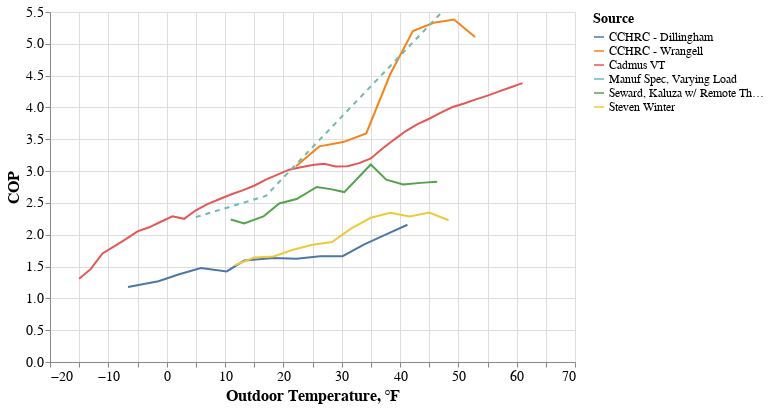

The cell this chart's notebook holds for it:
### Code cell
line1 = alt.Chart(df.query('field_study == True')).mark_line().encode(
    x = 'temperature',
    y = 'cop',
    color = 'source:N',
    #opacity = 'Selected:N',
)
line2 = alt.Chart(df.query('field_study == False')).mark_line(strokeDash=[5,5]).encode(
    x = alt.X('temperature', axis=alt.Axis(title='Outdoor Temperature, ℉')),
    y = alt.Y('cop', axis=alt.Axis(title='COP')),
    color = alt.Color('source:N', legend=alt.Legend(title="Source")),
    #opacity = 'Selected:N',
)
line1 + line2

### Figure 1 — Vega-Lite specification as saved in the notebook (floating-point values rounded to 4 significant figures)
{"$schema": "https://vega.github.io/schema/vega-lite/v2.6.0.json", "config": {"axis": {"labelFontSize": 14, "titleFontSize": 16}, "legend": {"labelFontSize": 12, "titleFontSize": 14}, "view": {"height": 350, "width": 525}}, "datasets": {"data-a3e6e4a72c701d963423593c2be48d4b": [{"cop": 2.277, "field_study": false, "hspf": null, "source": "Manuf Spec, Varying Load", "temperature": 5}, {"cop": 2.61, "field_study": false, "hspf": null, "source": "Manuf Spec, Varying Load", "temperature": 17}, {"cop": 5.481, "field_study": false, "hspf": null, "source": "Manuf Spec, Varying Load", "temperature": 47}], "data-e266ccdc4c9f3bf4ee9d2598dabc2dd2": [{"cop": 2.24, "field_study": true, "hspf": 13.4, "source": "Seward, Kaluza w/ Remote Therm", "temperature": 10.98}, {"cop": 2.179, "field_study": true, "hspf": 13.4, "source": "Seward, Kaluza w/ Remote Therm", "temperature": 13.28}, {"cop": 2.287, "field_study": true, "hspf": 13.4, "source": "Seward, Kaluza w/ Remote Therm", "temperature": 16.58}, {"cop": 2.492, "field_study": true, "hspf": 13.4, "source": "Seward, Kaluza w/ Remote Therm", "temperature": 19.3}, {"cop": 2.56, "field_study": true, "hspf": 13.4, "source": "Seward, Kaluza w/ Remote Therm", "temperature": 22.28}, {"cop": 2.751, "field_study": true, "hspf": 13.4, "source": "Seward, Kaluza w/ Remote Therm", "temperature": 25.73}, {"cop": 2.717, "field_study": true, "hspf": 13.4, "source": "Seward, Kaluza w/ Remote Therm", "temperature": 28.09}, {"cop": 2.67, "field_study": true, "hspf": 13.4, "source": "Seward, Kaluza w/ Remote Therm", "temperature": 30.45}, {"cop": 3.103, "field_study": true, "hspf": 13.4, "source": "Seward, Kaluza w/ Remote Therm", "temperature": 34.99}, {"cop": 2.864, "field_study": true, "hspf": 13.4, "source": "Seward, Kaluza w/ Remote Therm", "temperature": 37.64}, {"cop": 2.791, "field_study": true, "hspf": 13.4, "source": "Seward, Kaluza w/ Remote Therm", "temperature": 40.52}, {"cop": 2.815, "field_study": true, "hspf": 13.4, "source": "Seward, Kaluza w/ Remote Therm", "temperature": 43.55}, {"cop": 2.832, "field_study": true, "hspf": 13.4, "source": "Seward, Kaluza w/ Remote Therm", "temperature": 46.38}, {"cop": 1.178, "field_study": true, "hspf": 10, "source": "CCHRC - Dillingham", "temperature": -6.629}, {"cop": 1.269, "field_study": true, "hspf": 10, "source": "CCHRC - Dillingham", "temperature": -1.409}, {"cop": 1.376, "field_study": true, "hspf": 10, "source": "CCHRC - Dillingham", "temperature": 2.027}, {"cop": 1.475, "field_study": true, "hspf": 10, "source": "CCHRC - Dillingham", "temperature": 5.859}, {"cop": 1.423, "field_study": true, "hspf": 10, "source": "CCHRC - Dillingham", "temperature": 10.29}, {"cop": 1.594, "field_study": true, "hspf": 10, "source": "CCHRC - Dillingham", "temperature": 13.32}, {"cop": 1.633, "field_study": true, "hspf": 10, "source": "CCHRC - Dillingham", "temperature": 18.24}, {"cop": 1.622, "field_study": true, "hspf": 10, "source": "CCHRC - Dillingham", "temperature": 22.28}, {"cop": 1.66, "field_study": true, "hspf": 10, "source": "CCHRC - Dillingham", "temperature": 26.29}, {"cop": 1.663, "field_study": true, "hspf": 10, "source": "CCHRC - Dillingham", "temperature": 30.15}, {"cop": 1.844, "field_study": true, "hspf": 10, "source": "CCHRC - Dillingham", "temperature": 33.79}, {"cop": 2.004, "field_study": true, "hspf": 10, "source": "CCHRC - Dillingham", "temperature": 37.62}, {"cop": 2.157, "field_study": true, "hspf": 10, "source": "CCHRC - Dillingham", "temperature": 41.28}, {"cop": 3.075, "field_study": true, "hspf": 12, "source": "CCHRC - Wrangell", "temperature": 22.16}, {"cop": 3.388, "field_study": true, "hspf": 12, "source": "CCHRC - Wrangell", "temperature": 26.16}, {"cop": 3.456, "field_study": true, "hspf": 12, "source": "CCHRC - Wrangell", "temperature": 30.27}, {"cop": 3.592, "field_study": true, "hspf": 12, "source": "CCHRC - Wrangell", "temperature": 34.22}, {"cop": 4.525, "field_study": true, "hspf": 12, "source": "CCHRC - Wrangell", "temperature": 38.34}, {"cop": 5.2, "field_study": true, "hspf": 12, "source": "CCHRC - Wrangell", "temperature": 42.21}, {"cop": 5.331, "field_study": true, "hspf": 12, "source": "CCHRC - Wrangell", "temperature": 45.76}, {"cop": 5.383, "field_study": true, "hspf": 12, "source": "CCHRC - Wrangell", "temperature": 49.25}, {"cop": 5.106, "field_study": true, "hspf": 12, "source": "CCHRC - Wrangell", "temperature": 52.87}, {"cop": 1.307, "field_study": true, "hspf": 11.91, "source": "Cadmus VT", "temperature": -15}, {"cop": 1.463, "field_study": true, "hspf": 11.91, "source": "Cadmus VT", "temperature": -13}, {"cop": 1.706, "field_study": true, "hspf": 11.91, "source": "Cadmus VT", "temperature": -11}, {"cop": 1.817, "field_study": true, "hspf": 11.91, "source": "Cadmus VT", "temperature": -9}, {"cop": 1.93, "field_study": true, "hspf": 11.91, "source": "Cadmus VT", "temperature": -7}, {"cop": 2.052, "field_study": true, "hspf": 11.91, "source": "Cadmus VT", "temperature": -5}, {"cop": 2.117, "field_study": true, "hspf": 11.91, "source": "Cadmus VT", "temperature": -3}, {"cop": 2.204, "field_study": true, "hspf": 11.91, "source": "Cadmus VT", "temperature": -1}, {"cop": 2.289, "field_study": true, "hspf": 11.91, "source": "Cadmus VT", "temperature": 1}, {"cop": 2.25, "field_study": true, "hspf": 11.91, "source": "Cadmus VT", "temperature": 3}, {"cop": 2.384, "field_study": true, "hspf": 11.91, "source": "Cadmus VT", "temperature": 5}, {"cop": 2.48, "field_study": true, "hspf": 11.91, "source": "Cadmus VT", "temperature": 7}, {"cop": 2.558, "field_study": true, "hspf": 11.91, "source": "Cadmus VT", "temperature": 9}, {"cop": 2.632, "field_study": true, "hspf": 11.91, "source": "Cadmus VT", "temperature": 11}, {"cop": 2.697, "field_study": true, "hspf": 11.91, "source": "Cadmus VT", "temperature": 13}, {"cop": 2.77, "field_study": true, "hspf": 11.91, "source": "Cadmus VT", "temperature": 15}, {"cop": 2.866, "field_study": true, "hspf": 11.91, "source": "Cadmus VT", "temperature": 17}, {"cop": 2.944, "field_study": true, "hspf": 11.91, "source": "Cadmus VT", "temperature": 19}, {"cop": 3.022, "field_study": true, "hspf": 11.91, "source": "Cadmus VT", "temperature": 21}, {"cop": 3.059, "field_study": true, "hspf": 11.91, "source": "Cadmus VT", "temperature": 23}, {"cop": 3.094, "field_study": true, "hspf": 11.91, "source": "Cadmus VT", "temperature": 25}, {"cop": 3.114, "field_study": true, "hspf": 11.91, "source": "Cadmus VT", "temperature": 27}, {"cop": 3.074, "field_study": true, "hspf": 11.91, "source": "Cadmus VT", "temperature": 29}, {"cop": 3.076, "field_study": true, "hspf": 11.91, "source": "Cadmus VT", "temperature": 31}, {"cop": 3.125, "field_study": true, "hspf": 11.91, "source": "Cadmus VT", "temperature": 33}, {"cop": 3.198, "field_study": true, "hspf": 11.91, "source": "Cadmus VT", "temperature": 35}, {"cop": 3.355, "field_study": true, "hspf": 11.91, "source": "Cadmus VT", "temperature": 37}, {"cop": 3.495, "field_study": true, "hspf": 11.91, "source": "Cadmus VT", "temperature": 39}, {"cop": 3.629, "field_study": true, "hspf": 11.91, "source": "Cadmus VT", "temperature": 41}, {"cop": 3.737, "field_study": true, "hspf": 11.91, "source": "Cadmus VT", "temperature": 43}, {"cop": 3.823, "field_study": true, "hspf": 11.91, "source": "Cadmus VT", "temperature": 45}, {"cop": 3.919, "field_study": true, "hspf": 11.91, "source": "Cadmus VT", "temperature": 47}, {"cop": 4.007, "field_study": true, "hspf": 11.91, "source": "Cadmus VT", "temperature": 49}, {"cop": 4.063, "field_study": true, "hspf": 11.91, "source": "Cadmus VT", "temperature": 51}, {"cop": 4.127, "field_study": true, "hspf": 11.91, "source": "Cadmus VT", "temperature": 53}, {"cop": 4.185, "field_study": true, "hspf": 11.91, "source": "Cadmus VT", "temperature": 55}, {"cop": 4.253, "field_study": true, "hspf": 11.91, "source": "Cadmus VT", "temperature": 57}, {"cop": 4.318, "field_study": true, "hspf": 11.91, "source": "Cadmus VT", "temperature": 59}, {"cop": 4.382, "field_study": true, "hspf": 11.91, "source": "Cadmus VT", "temperature": 61}, {"cop": 1.521, "field_study": true, "hspf": 10.4, "source": "Steven Winter", "temperature": 11.67}, {"cop": 1.642, "field_study": true, "hspf": 10.4, "source": "Steven Winter", "temperature": 15}, {"cop": 1.657, "field_study": true, "hspf": 10.4, "source": "Steven Winter", "temperature": 18.33}, {"cop": 1.765, "field_study": true, "hspf": 10.4, "source": "Steven Winter", "temperature": 21.67}, {"cop": 1.842, "field_study": true, "hspf": 10.4, "source": "Steven Winter", "temperature": 25}, {"cop": 1.885, "field_study": true, "hspf": 10.4, "source": "Steven Winter", "temperature": 28.33}, {"cop": 2.101, "field_study": true, "hspf": 10.4, "source": "Steven Winter", "temperature": 31.67}, {"cop": 2.267, "field_study": true, "hspf": 10.4, "source": "Steven Winter", "temperature": 35}, {"cop": 2.346, "field_study": true, "hspf": 10.4, "source": "Steven Winter", "temperature": 38.33}, {"cop": 2.287, "field_study": true, "hspf": 10.4, "source": "Steven Winter", "temperature": 41.67}, {"cop": 2.347, "field_study": true, "hspf": 10.4, "source": "Steven Winter", "temperature": 45.0}, {"cop": 2.228, "field_study": true, "hspf": 10.4, "source": "Steven Winter", "temperature": 48.33}]}, "layer": [{"data": {"name": "data-e266ccdc4c9f3bf4ee9d2598dabc2dd2"}, "encoding": {"color": {"field": "source", "type": "nominal"}, "x": {"field": "temperature", "type": "quantitative"}, "y": {"field": "cop", "type": "quantitative"}}, "mark": "line"}, {"data": {"name": "data-a3e6e4a72c701d963423593c2be48d4b"}, "encoding": {"color": {"field": "source", "legend": {"title": "Source"}, "type": "nominal"}, "x": {"axis": {"title": "Outdoor Temperature, ℉"}, "field": "temperature", "type": "quantitative"}, "y": {"axis": {"title": "COP"}, "field": "cop", "type": "quantitative"}}, "mark": {"strokeDash": [5, 5], "type": "line"}}]}
